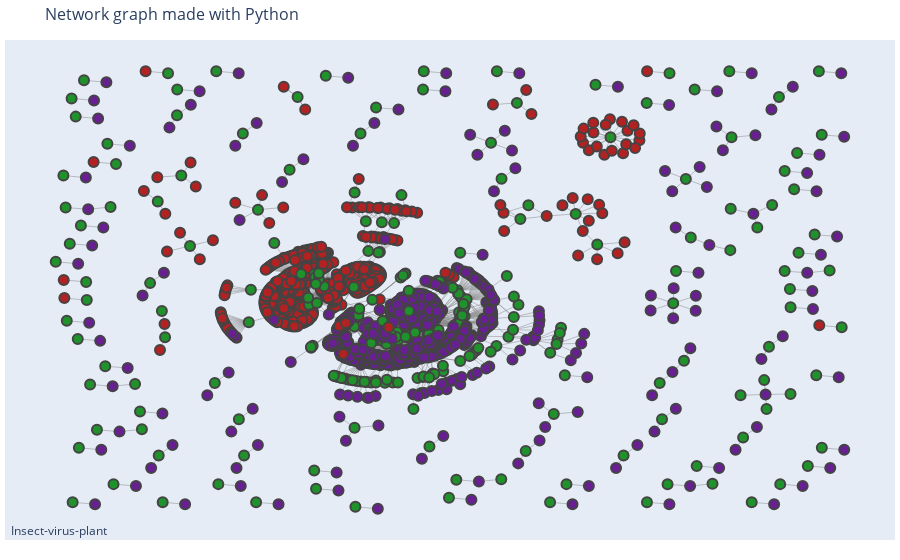

Notebook source saved alongside this figure:
### Code cell
fig = go.Figure(
    data=[edge_trace, node_trace],
    layout=go.Layout(
        title='Network graph made with Python',
        titlefont_size=16,
        showlegend=False,
        hovermode='closest',
        margin={
            'b':20,'l':5,'r':5,'t':40
        },
        annotations=[{
            "text":"Insect-virus-plant",
            'showarrow':False,
            'xref':"paper", 
            'yref':"paper",
            'x':0.005, 
            'y':-0.002 
        }],
        xaxis={'showgrid':False, 'zeroline':False, 'showticklabels':False},
        yaxis={'showgrid':False, 'zeroline':False, 'showticklabels':False}
    )
)
fig.show()

### Figure 1 — Plotly figure (JSON) as saved in the notebook; plotly's stock layout.template omitted (floating-point values rounded to 4 significant figures; data arrays with more than 128 entries replaced by an {"elided": "..."} marker saying what was removed)
{"data": [{"hoverinfo": "none", "line": {"color": "#888", "width": 0.5}, "mode": "lines", "type": "scatter", "x": {"elided": "7968 float values"}, "y": {"elided": "7968 float values"}}, {"hoverinfo": "text", "marker": {"color": {"elided": "2022 str values"}, "line": {"width": 2}, "reversescale": true, "size": 10}, "mode": "markers", "text": {"elided": "2022 str values"}, "type": "scatter", "x": {"elided": "2022 float values"}, "y": {"elided": "2022 float values"}}], "layout": {"annotations": [{"showarrow": false, "text": "Insect-virus-plant", "x": 0.005, "xref": "paper", "y": -0.002, "yref": "paper"}], "hovermode": "closest", "margin": {"b": 20, "l": 5, "r": 5, "t": 40}, "showlegend": false, "title": {"font": {"size": 16}, "text": "Network graph made with Python"}, "xaxis": {"showgrid": false, "showticklabels": false, "zeroline": false}, "yaxis": {"showgrid": false, "showticklabels": false, "zeroline": false}}}
